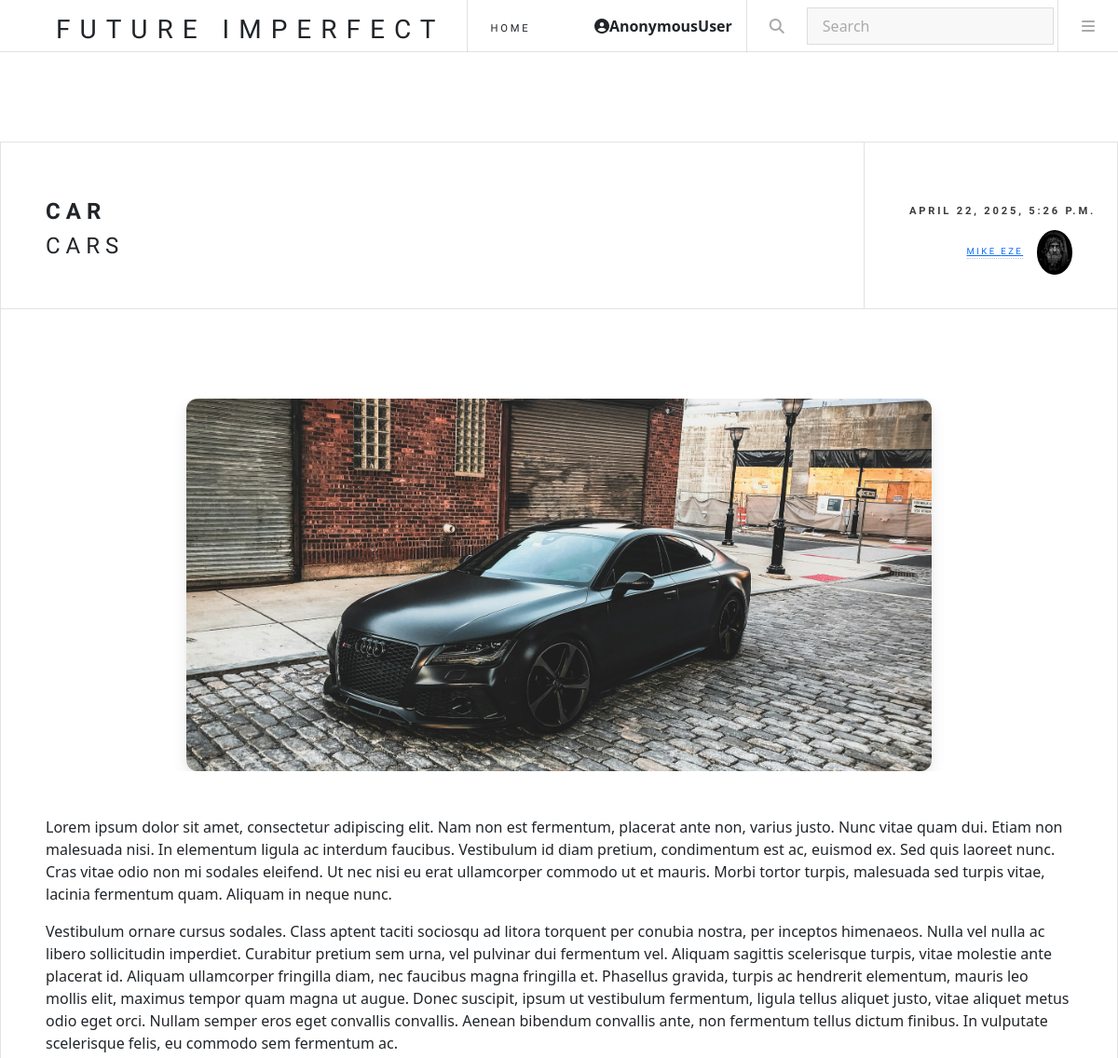
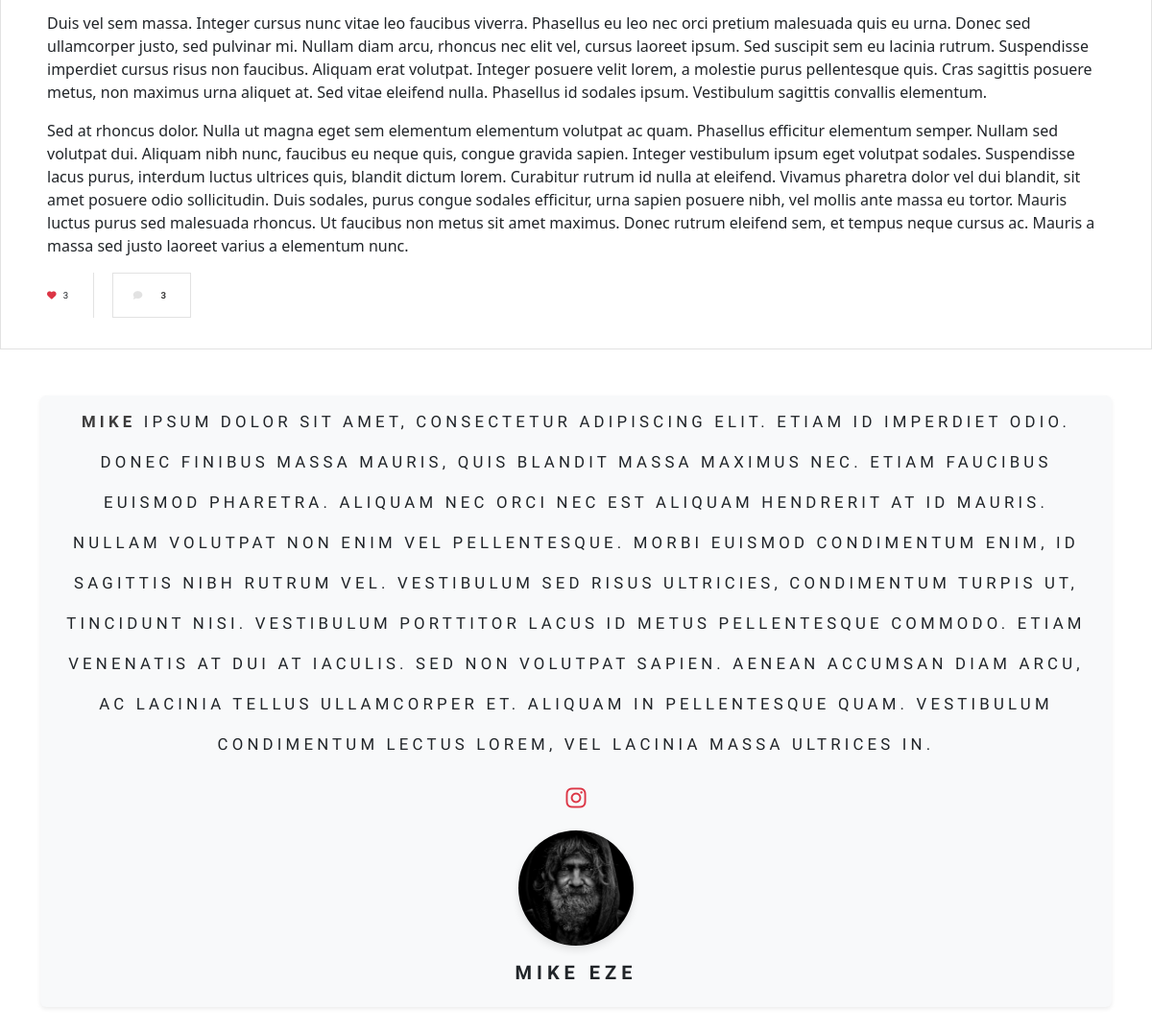
/article/36/, run on the app's committed database (2 pictures, top to bottom).
### blog/models.py (models this page shows, shortened)
class Post(models.Model):
    title = models.CharField(max_length=200,null=True,blank=True)
    author = models.ForeignKey(User,on_delete=models.CASCADE,null=True,blank=True)
    image = models.ImageField(null=True,blank=True)
    category = models.ForeignKey(Category,on_delete=models.SET_NULL,null=True,blank=True)
    body = RichTextField(null=True,blank=True)
    date = models.DateTimeField(auto_now_add=True)
    likes = models.ManyToManyField(User,related_name='post_likes')
    def total_likes(self):
        return self.likes.count()
    def image_url(self):
        if self.image:
            return self.image.url
        else:
            return static('images/pexels-camcasey-1687093.jpg')

class Category(models.Model):
    name = models.CharField(max_length=200,null=True,blank=True)
    def __str__(self):
        return self.name

class Profile(models.Model):
    user = models.OneToOneField(User,on_delete=models.CASCADE,null=True,blank=True)
    profile_pic = models.ImageField(null=True,blank=True)
    bio = RichTextField(null=True,blank=True)
    instagram_url = models.CharField(max_length=200,null=True,blank=True)
    facebook_url = models.CharField(max_length=200, null=True, blank=True)
    linkedin_url = models.CharField(max_length=200, null=True, blank=True)
    def profile_url(self):
        if self.profile_pic:
            return self.profile_pic.url
        else:
            return static('images/pexels-camcasey-1687093.jpg')
    def create_profile(sender,instance,created,**kwargs):
        if created:
            user_profile = Profile(user=instance)
            user_profile.save()
    post_save.connect(create_profile,sender=User)

### blog/views.py (the view)
class Article(DetailView):
    model = Post
    template_name = 'article.html'
    def get_context_data(self,*args,**kwargs):
        context = super(Article,self).get_context_data(*args,**kwargs)
        some = get_object_or_404(Post,id=self.kwargs['pk'])
        total_likes = some.total_likes()
        total_comments = some.comments.count()
        liked = False
        if some.likes.filter(id=self.request.user.id).exists():
            liked = True
        context["total_likes"] = total_likes
        context["liked"] = liked
        context["total_comments"] = total_comments
        return context

### templates/article.html (shortened to what this page needs)
{% extends 'index.html' %}
{% load static %}
{% block content %}
    <div id="main">
		<article class="post">
			<header>
				<div class="title">
					<h2>{{ post.title }}</h2>
					<h4>{{ post.category }}</h4>
				</div>
				<div class="meta">
					<time class="published" datetime="2015-11-01">{{ post.date }}</time>
					<a href="#" class="author"><span class="name">{{ post.author.first_name }} {{ post.author.last_name }}</span><img src="{{ post.author.profile.profile_url }}" alt="" /></a>
				</div>
			</header>
			<a href="single.html" class="image featured">
				<a href="single.html" class="image featured"><img src="{{ post.image_url }}" alt="" style="width: 100%; max-width: 800px; height: 400px; object-fit: cover;
                border-radius: 12px; box-shadow: 0 6px 16px rgba(0,0,0,0.1); display: block; margin: 0 auto;" /></a>
			</a>
			<p>{{ post.body|safe }}</p>
			<footer>
				<ul class="stats">
					<li>
						{% if user.is_authenticated %}
							<form method="POST" action="{% url 'like_Post' post.pk %}">
								{% csrf_token %}
								{% if liked %}
								<button type="submit" name="likes_id" value="{{ post.id }}">
									<i class="fa-solid fa-heart text-danger"></i>
								</button>
								{% else %}
								<button type="submit" name="likes_id" value="{{ post.id }}">
									<i class="fa-solid fa-heart text-primary"></i>
								</button>
								{% endif %}
							{% else %}
							<i class="fa-solid fa-heart text-danger"></i>
							{% endif %}
							{{ total_likes }}
					</li>
					<li><button class="icon solid fa-comment" onclick="toggleComments()">{{ total_comments }}</button>
					</li>
				</ul>
			</footer>
		</article>
    </div>
	<section class="container my-5">
    <ul class="posts list-unstyled">
        <li>
            <article class="p-4 bg-light rounded shadow-sm d-flex align-items-center flex-column text-center">
                <header class="mb-3">
                    <h4 class="fw-bold">{{ post.author.profile.bio|safe }}</h4>
                    <div class="social-icons mt-2">
						{% if post.author.profile.instagram_url %}
                        <a href="{{ post.author.profile.instagram_url }}" class="icon brands fa-instagram fs-4 text-danger mx-2"></a>
						{% endif %}
                    </div>
                </header>
                <img src="{{ post.author.profile.profile_url }}" alt="Author Image"
                     style="width: 120px; height: 120px; object-fit: cover; border-radius: 50%; box-shadow: 0 4px 8px rgba(0,0,0,0.1);" />
                <h5 class="mt-3 mb-0 fw-semibold">{{ post.author.first_name }} {{ post.author.last_name }}</h5>
            </article>
        </li>
    </ul>
</section>
{% endblock %}

### data on the page
Post: title "CAR", category "CARS", date "APRIL 22, 2025, 5:26 P.M.", author.first_name "MIKE", author.last_name "EZE", author.profile.profile_url (picture), image_url (picture), body "Lorem ipsum dolor sit amet, consectetur adipiscing elit. Nam non est fermentum, placerat ante non, varius justo. Nunc vitae quam dui. Etiam non malesuada nisi. In elementum ligula ac interdum faucibus. Vestibulum id diam pretium, condimentum est ac, euismod ex. Sed quis laoreet nunc. Cras vitae odio non mi sodales eleifend. Ut nec nisi eu erat ullamcorper commodo ut et mauris. Morbi tortor turpis, malesuada sed turpis vitae, lacinia fermentum quam. Aliquam in neque nunc. Vestibulum ornare cursus sodales. Class aptent taciti sociosqu ad litora torquent per conubia nostra, per inceptos himenaeos. Nulla vel nulla ac libero sollicitudin imperdiet. Curabitur pretium sem urna, vel pulvinar dui…", author.profile.bio "MIKE IPSUM DOLOR SIT AMET, CONSECTETUR ADIPISCING ELIT. ETIAM ID IMPERDIET ODIO. DONEC FINIBUS MASSA MAURIS, QUIS BLANDIT MASSA MAXIMUS NEC. ETIAM FAUCIBUS EUISMOD PHARETRA. ALIQUAM NEC ORCI NEC EST ALIQUAM HENDRERIT AT ID MAURIS. NULLAM VOLUTPAT NON ENIM VEL PELLENTESQUE. MORBI EUISMOD CONDIMENTUM ENIM, ID SAGITTIS NIBH RUTRUM VEL. VESTIBULUM SED RISUS ULTRICIES, CONDIMENTUM TURPIS UT, TINCIDUNT NISI. VESTIBULUM PORTTITOR LACUS ID METUS PELLENTESQUE COMMODO. ETIAM VENENATIS AT DUI AT IACULIS. SED NON VOLUTPAT SAPIEN. AENEAN ACCUMSAN DIAM ARCU, AC LACINIA TELLUS ULLAMCORPER ET. ALIQUAM IN PELLENTESQUE QUAM. VESTIBULUM CONDIMENTUM LECTUS LOREM, VEL LACINIA MASSA ULTRICES IN."

### other printed values
{{ request.user }} "AnonymousUser"
{{ total_likes }} "3"
{{ total_comments }} "3"
